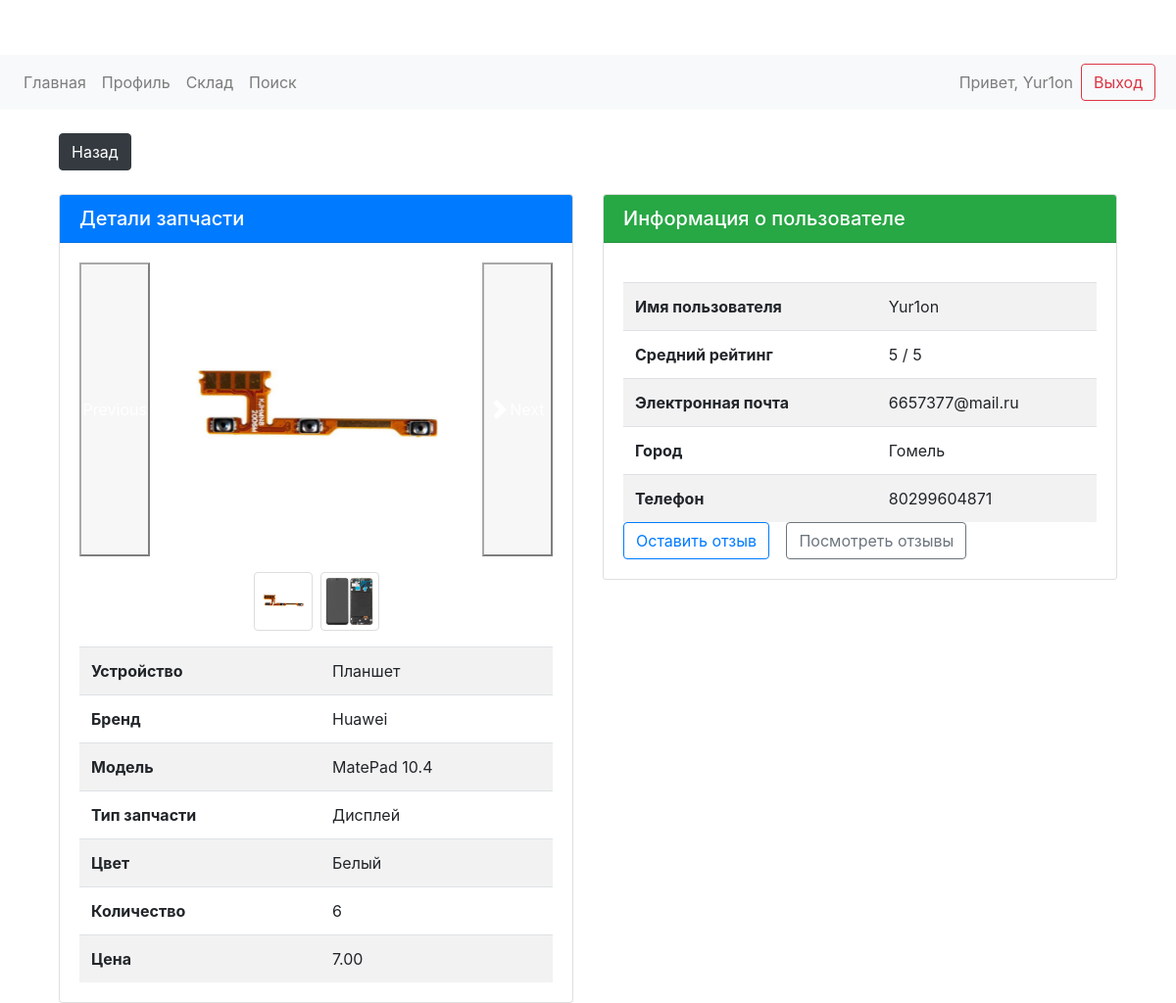
Before: /part/4/ (signed in) with the older database file.
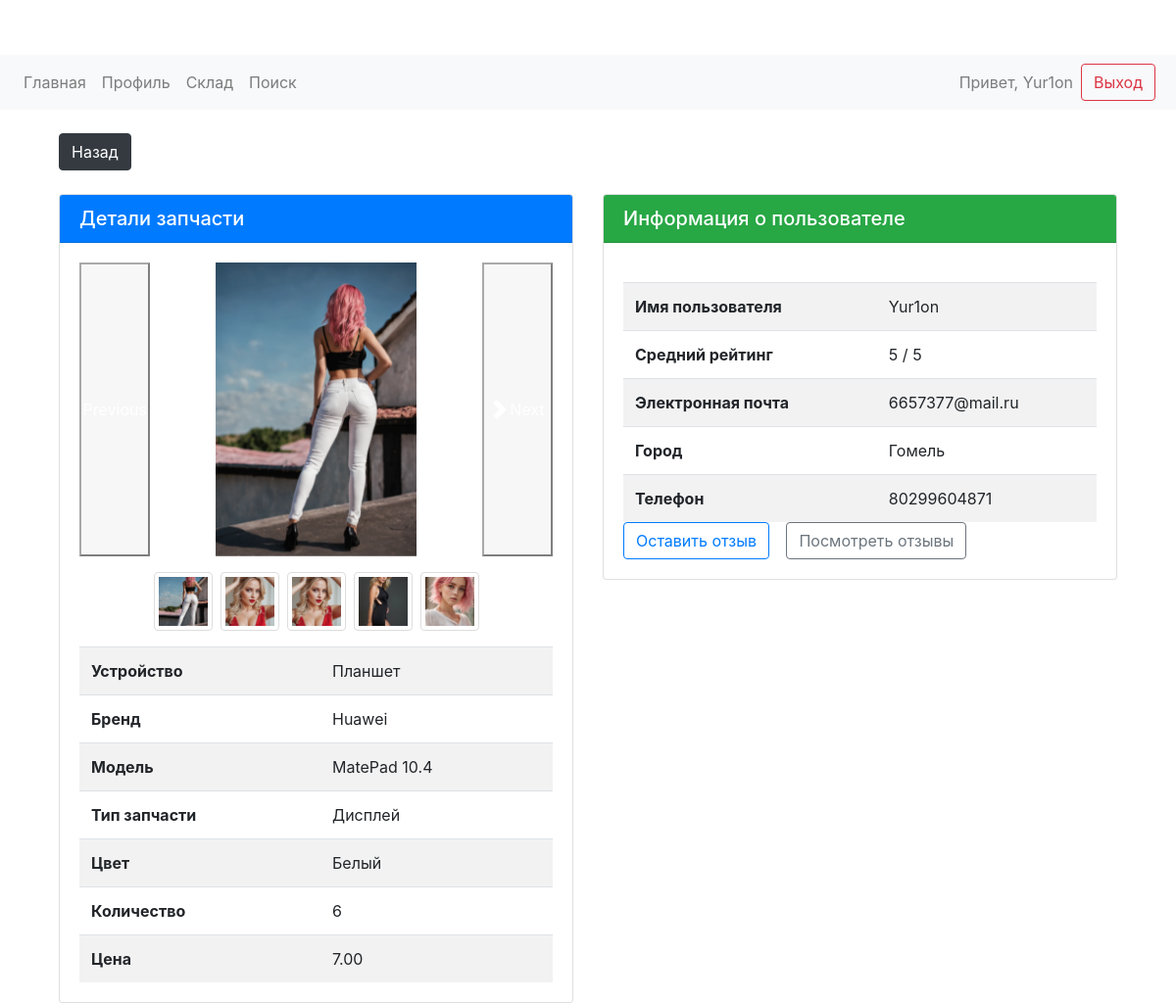
After: the same page with the newer database file.
### warehouse/models.py (models this page shows, shortened)
class PartImage(models.Model):
    part = models.ForeignKey(Part, on_delete=models.CASCADE, related_name='images')
    image = models.ImageField(upload_to='part_images/')

class Part(models.Model):
    user = models.ForeignKey(User, on_delete=models.CASCADE)
    device = models.CharField(max_length=100)
    brand = models.CharField(max_length=100)
    model = models.CharField(max_length=100)
    part_type = models.CharField(max_length=100)
    color = models.CharField(max_length=50, blank=True, null=True)
    quantity = models.IntegerField()
    price = models.DecimalField(max_digits=10, decimal_places=2)
    created_at = models.DateTimeField(auto_now_add=True)  # Установи auto_now_add=True

### user_profile/models.py (models this page shows, shortened)
class Profile(models.Model):
    user = models.OneToOneField(User, on_delete=models.CASCADE)
    phone = models.CharField(max_length=15)
    city = models.CharField(max_length=100)
    @property
    def average_rating(self):
        reviews = self.user.received_reviews.all()
        if reviews.exists():
            return sum(review.rating for review in reviews) / reviews.count()
        return 5  # Возвращаем 5, если нет отзывов

### warehouse/views.py (the view)
# urls.py: path('part/<int:part_id>/', views.part_detail, name='part_detail'),
@login_required
def part_detail(request, part_id):
    part = get_object_or_404(Part, id=part_id)
    return render(request, 'warehouse/part_detail.html', {'part': part})

### warehouse/templates/warehouse/part_detail.html (shortened to what this page needs)
{% extends 'warehouse/base.html' %}
{% block content %}
<div class="container">
    <a href="{% url 'search' %}" class="btn btn-dark mb-4">Назад</a>
    <div class="row">
        <div class="col-md-6">
            <div class="card">
                <div class="card-header bg-primary text-white">
                    <h5 class="mb-0">Детали запчасти</h5>
                </div>
                <div class="card-body">
                    {% if part.images.all %}
                        <div class="text-center mb-3">
                            <div id="partImagesCarousel" class="carousel slide" data-bs-ride="carousel">
                                <div class="carousel-inner">
                                    {% for image in part.images.all %}
                                        <div class="carousel-item {% if forloop.first %}active{% endif %}">
                                            <img src="{{ image.image.url }}" alt="Изображение запчасти" class="img-fluid" data-bs-toggle="modal" data-bs-target="#imageModal" onclick="openModal({{ forloop.counter0 }})">
                                        </div>
                                    {% endfor %}
                                </div>
                                <button class="carousel-control-prev" type="button" data-bs-target="#partImagesCarousel" data-bs-slide="prev">
                                    <span class="visually-hidden">Previous</span>
                                </button>
                                <button class="carousel-control-next" type="button" data-bs-target="#partImagesCarousel" data-bs-slide="next">
                                    <span class="carousel-control-next-icon" aria-hidden="true"></span>
                                    <span class="visually-hidden">Next</span>
                                </button>
                            </div>
                        </div>
                        <div class="d-flex justify-content-center">
                            {% for image in part.images.all %}
                                <img src="{{ image.image.url }}" alt="Изображение запчасти" class="img-thumbnail mx-1" data-bs-toggle="modal" data-bs-target="#imageModal" onclick="openModal({{ forloop.counter0 }})">
                            {% endfor %}
                        </div>
                    {% else %}
                        <p>Нет изображений для этой запчасти.</p>
                    {% endif %}
                    <table class="table table-striped mt-3">
                        <tr>
                            <th>Устройство</th>
                            <td>{{ part.device }}</td>
                        </tr>
                        <tr>
                            <th>Бренд</th>
                            <td>{{ part.brand }}</td>
                        </tr>
                        <tr>
                            <th>Модель</th>
                            <td>{{ part.model }}</td>
                        </tr>
                        <tr>
                            <th>Тип запчасти</th>
                            <td>{{ part.part_type }}</td>
                        </tr>
                        <tr>
                            <th>Цвет</th>
                            <td>{{ part.color }}</td>
                        </tr>
                        <tr>
                            <th>Количество</th>
                            <td>{{ part.quantity }}</td>
                        </tr>
                        <tr>
                            <th>Цена</th>
                            <td>{{ part.price }}</td>
                        </tr>
                    </table>
                </div>
            </div>
        </div>
        <div class="col-md-6">
            <div class="card">
                <div class="card-header bg-success text-white">
                    <h5 class="mb-0">Информация о пользователе</h5>
                </div>
                <div class="card-body">
                    <table class="table table-striped">
                        <tr>
                            <th>Имя пользователя</th>
                            <td>{{ part.user.username }}</td>
                        </tr>
                        <tr>
                            <th>Средний рейтинг</th>
                            <td>{{ part.user.profile.average_rating }} / 5</td>
                        </tr>
                        <tr>
                            <th>Электронная почта</th>
                            <td>{{ part.user.email }}</td>
                        </tr>
                        <tr>
                            <th>Город</th>
                            <td>{{ part.user.profile.city }}</td>
                        </tr>
                        <tr>
                            <th>Телефон</th>
                            <td>{{ part.user.profile.phone }}</td>
                        </tr>
                    </table>
                    <a href="{% url 'add_review' part.user.id %}" class="btn btn-outline-primary">Оставить отзыв</a>
                    <a href="{% url 'view_reviews' part.user.id %}" class="btn btn-outline-secondary ml-2">Посмотреть отзывы</a>
                </div>
            </div>
        </div>
    </div>
</div>
{% endblock %}

### myproject/warehouse/templates/warehouse/base.html (shortened to what this page needs)
<!DOCTYPE html>
<html lang="en">
<head>
    {% load static %}
    <link rel="stylesheet" href="https://stackpath.bootstrapcdn.com/bootstrap/4.5.2/css/bootstrap.min.css">
    <link rel="stylesheet" href="{% static 'css/styles.css' %}">
</head>
<body>
    <nav class="navbar navbar-expand-lg navbar-light bg-light">
        <div class="collapse navbar-collapse">
            <ul class="navbar-nav mr-auto">
                <li class="nav-item"><a class="nav-link" href="{% url 'home' %}">Главная</a></li>
                <li class="nav-item"><a class="nav-link" href="{% url 'profile' %}">Профиль</a></li>
                <li class="nav-item"><a class="nav-link" href="{% url 'warehouse' %}">Склад</a></li>
                <li class="nav-item"><a class="nav-link" href="{% url 'search' %}">Поиск</a></li>
            </ul>
            {% if user.is_authenticated %}
                <span class="navbar-text">Привет, {{ user.username }}</span>
                <a class="btn btn-outline-danger ml-2" href="{% url 'logout' %}">Выход</a>
            {% else %}
                <a class="btn btn-outline-primary ml-2" href="{% url 'login' %}">Вход</a>
                <a class="btn btn-outline-secondary ml-2" href="{% url 'register' %}">Регистрация</a>
            {% endif %}
        </div>
    </nav>
    <div class="container mt-4">
        {% block content %}{% endblock %}
    </div>
</body>
</html>

### static/css/styles.css (style rules this page uses)
body { padding-top: 56px; }
table { margin-top: 20px; }
img.img-thumbnail { border: 1px solid #ddd; border-radius: .25rem; }
.btn { margin-right: 5px; }
.table { margin-bottom: 0; }

### warehouse/templates/warehouse/part_detail.html (style rules this page uses)
.carousel-item img { max-width: 400px; max-height: 300px; object-fit: contain; margin: 0 auto; }
.img-thumbnail { width: 60px; height: 60px; object-fit: cover; }

Changed rows visible on the page:
removed PartImage: image (picture)
removed PartImage: image (picture)
added PartImage: image (picture)
added PartImage: image (picture)
added PartImage: image (picture)
added PartImage: image (picture)
added PartImage: image (picture)
